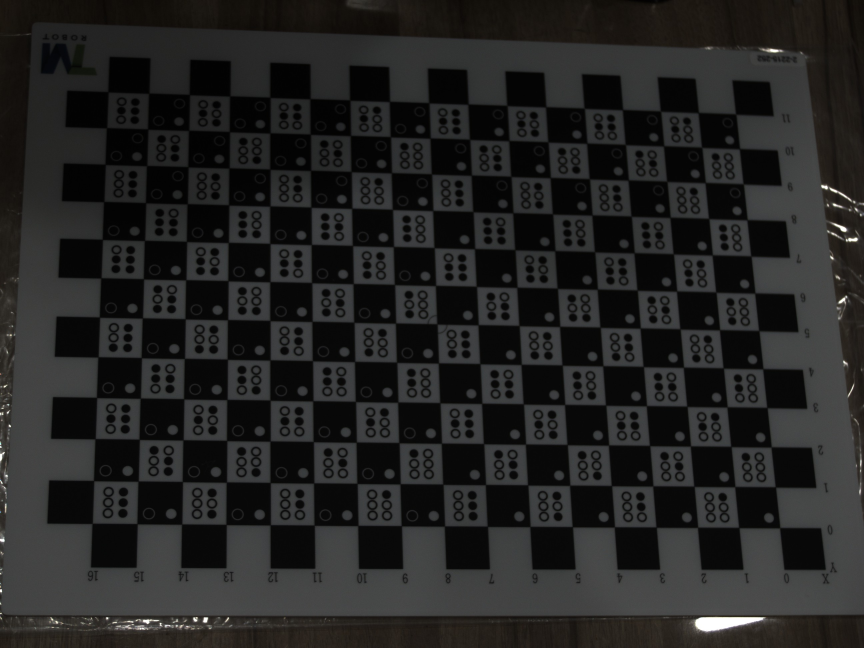
#> input picture Mycode/converted_jpgs/1717.jpg, 2592 x 1944 px, found by its file name (shown at 1/3 size)
$ python singleChessboard.py
#> lines starting #> are read from the running program, lines starting #| are printed output that depends on the picture
import cv2
import numpy as np

# 棋盤格的行列數 (內部角點數，非棋盤格數)
CHECKERBOARD = (17, 12)

# 圖片檔案路徑
image_path = r'C:\\Users\\TSIC\\Documents\\GitHub\\DobotM1Project\\Mycode\\converted_jpgs\\1717.jpg'

# 讀取圖片
img = cv2.imread(image_path)
#> img is the input picture: shape (1944, 2592, 3); mean B, G, R 35.2, 35.9, 36

# 判斷圖片是否讀取成功
if img is None:
    print(f"無法讀取圖片: {image_path}")
else:
    # 列印圖片大小
    print(f"原始圖片大小 (高度, 寬度, 通道數): {img.shape}")
#| 原始圖片大小 (高度, 寬度, 通道數): (1944, 2592, 3)

    # 調整圖片大小到 1920x1080
    resized_img = cv2.resize(img, (1920, 1080))
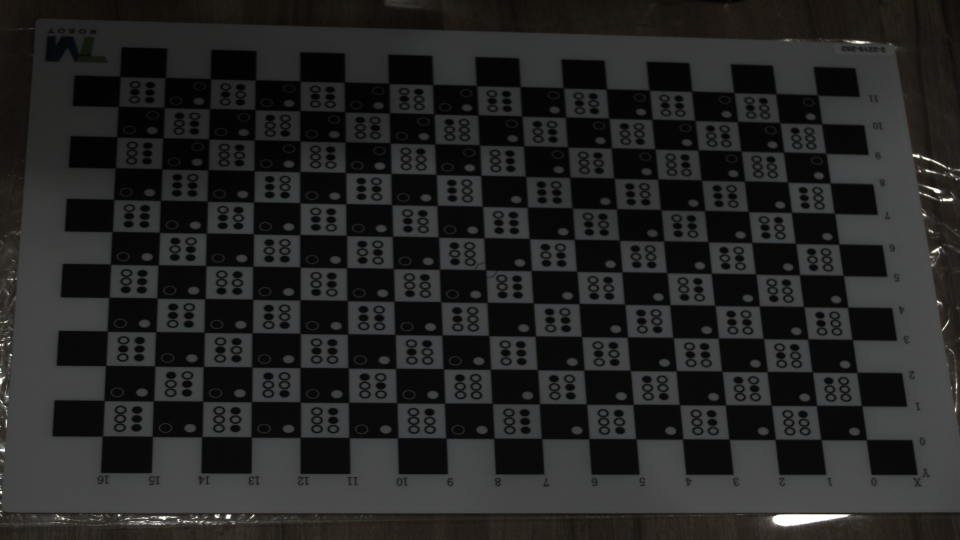
#> resized_img: shape (1080, 1920, 3) (shown at 1/2 size); mean B, G, R 35.1, 35.8, 35.9
    print(f"調整後圖片大小 (高度, 寬度, 通道數): {resized_img.shape}")
#| 調整後圖片大小 (高度, 寬度, 通道數): (1080, 1920, 3)

    # 將調整後的圖片轉為灰階
    gray = cv2.cvtColor(resized_img, cv2.COLOR_BGR2GRAY)

    # 檢測棋盤格角點
    ret, corners = cv2.findChessboardCorners(
        gray, CHECKERBOARD, cv2.CALIB_CB_ADAPTIVE_THRESH + cv2.CALIB_CB_FAST_CHECK + cv2.CALIB_CB_NORMALIZE_IMAGE
    )
#> ret = True; corners = 204 rows, first 8: [1733.7, 879.4], [1642.5, 879.4], [1551.1, 878.7], [1459, 879], [1366.2, 878.2], [1272.6, 878.3], [1178.3, 877.6], [1083.9, 877.5]

    # 如果檢測到角點
    if ret:
        print(f"檢測到棋盤格角點: {image_path}")
        # 繪製角點
        img_with_corners = cv2.drawChessboardCorners(resized_img, CHECKERBOARD, corners, ret)
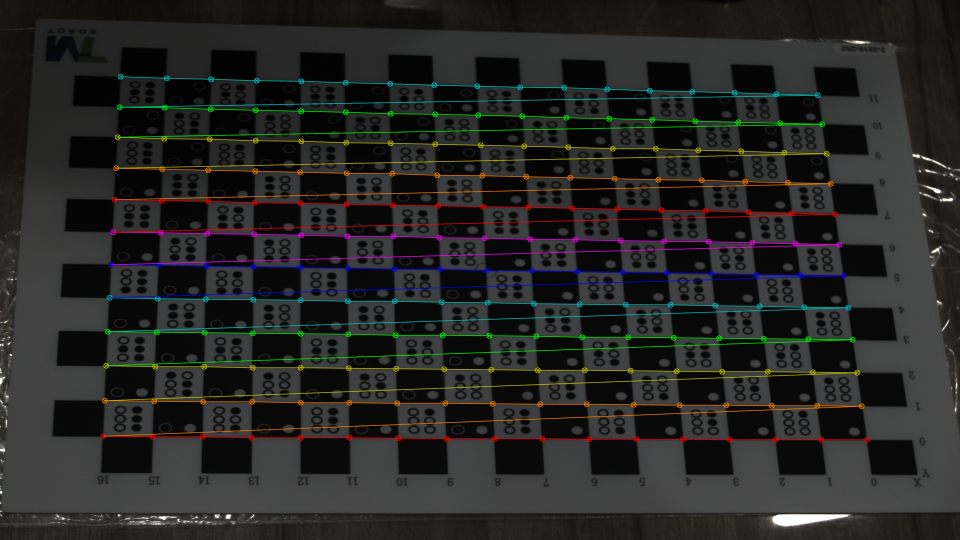
#> img_with_corners: shape (1080, 1920, 3) (shown at 1/2 size); mean B, G, R 36.5, 38.7, 38.9

        # 顯示結果圖片
        cv2.imshow('Chessboard Corners', img_with_corners)
        cv2.waitKey(0)  # 等待按鍵以關閉視窗
        cv2.destroyAllWindows()
    else:
        print(f"未檢測到棋盤格角點: {image_path}")

$ run again, with Mycode/converted_jpgs/1164.jpg copied over Mycode/converted_jpgs/1717.jpg
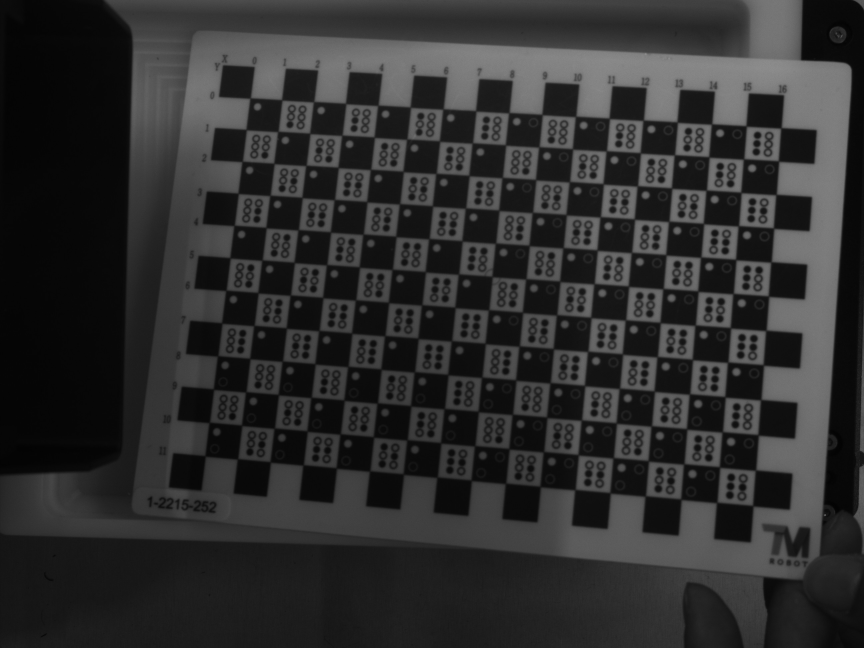
#> input picture Mycode/converted_jpgs/1164.jpg, 2592 x 1944 px, found by its file name (shown at 1/3 size)
#> img is the input picture: shape (1944, 2592, 3); min 2, max 167, mean 46.9
#| 原始圖片大小 (高度, 寬度, 通道數): (1944, 2592, 3)
#> `resized_img = cv2.resize(img, (1920, 1080))`:
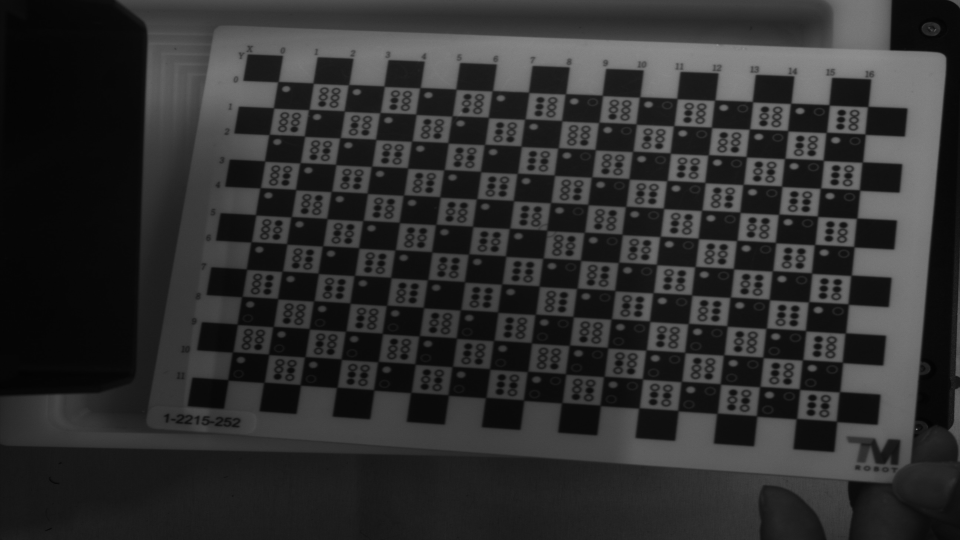
#> resized_img: shape (1080, 1920, 3) (shown at 1/2 size); min 2, max 156, mean 46.8
#| 調整後圖片大小 (高度, 寬度, 通道數): (1080, 1920, 3)
#> ret = True; corners = 204 rows, first 8: [556.4, 163.5], [626.6, 166.6], [697.6, 169.7], [767.9, 172.2], [840.4, 175.7], [912.5, 179], [984, 182.7], [1056.9, 184.6]
#> `img_with_corners = cv2.drawChessboardCorners(resized_img, CHECKERBOARD..`:
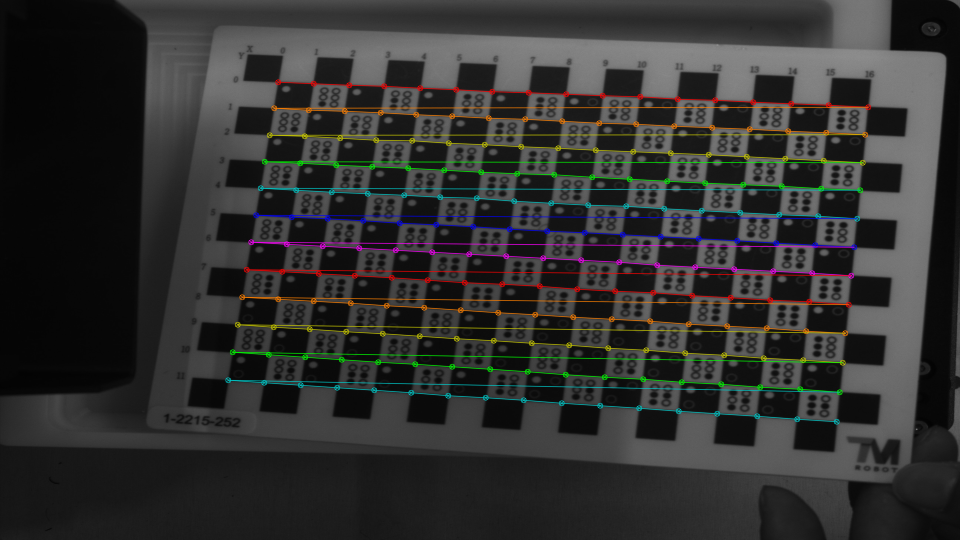
#> img_with_corners: shape (1080, 1920, 3) (shown at 1/2 size); mean B, G, R 47.7, 49, 49

$ run again, with Mycode/converted_jpgs/1276.jpg copied over Mycode/converted_jpgs/1717.jpg
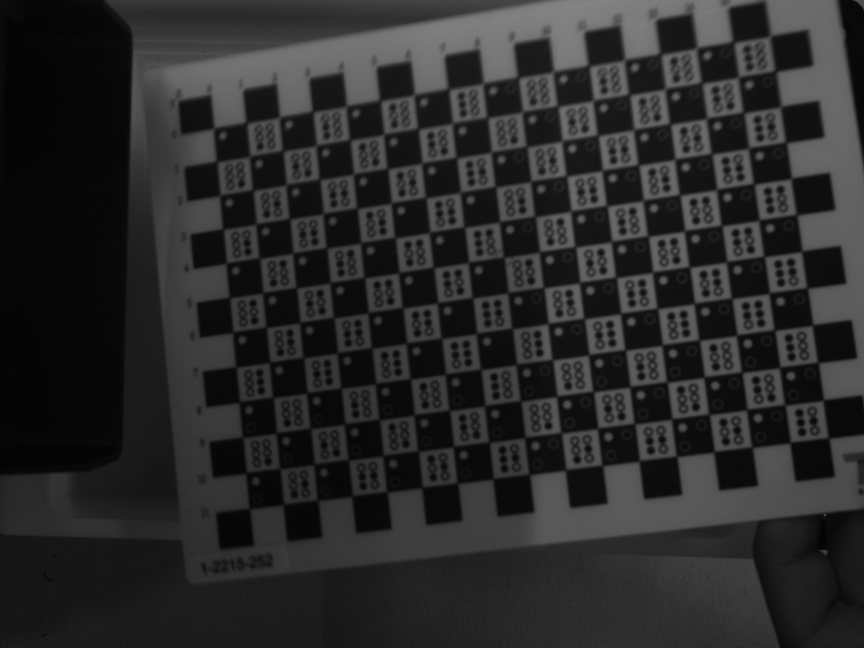
#> input picture Mycode/converted_jpgs/1276.jpg, 2592 x 1944 px, found by its file name (shown at 1/3 size)
#> img is the input picture: shape (1944, 2592, 3); min 2, max 163, mean 42.6
#| 原始圖片大小 (高度, 寬度, 通道數): (1944, 2592, 3)
#> `resized_img = cv2.resize(img, (1920, 1080))`:
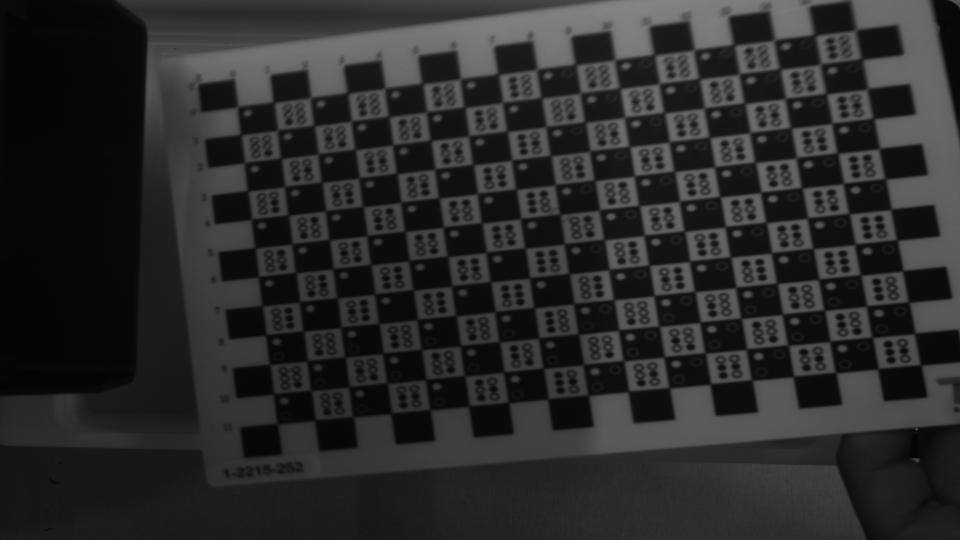
#> resized_img: shape (1080, 1920, 3) (shown at 1/2 size); min 2, max 141, mean 42.5
#| 調整後圖片大小 (高度, 寬度, 通道數): (1080, 1920, 3)
#> ret = True; corners = 204 rows, first 8: [475, 214.5], [548.5, 204.5], [621, 196], [695, 186.5], [770, 177], [845, 167.5], [922, 157.5], [997, 148.5]
#> `img_with_corners = cv2.drawChessboardCorners(resized_img, CHECKERBOARD..`:
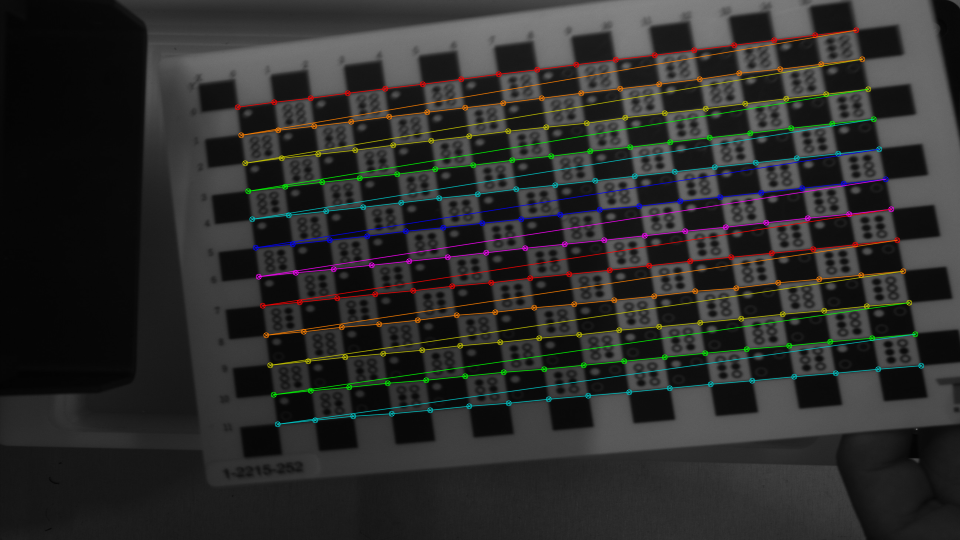
#> img_with_corners: shape (1080, 1920, 3) (shown at 1/2 size); mean B, G, R 43.4, 44.8, 44.8

$ run again, with Mycode/converted_jpgs/1364.jpg copied over Mycode/converted_jpgs/1717.jpg
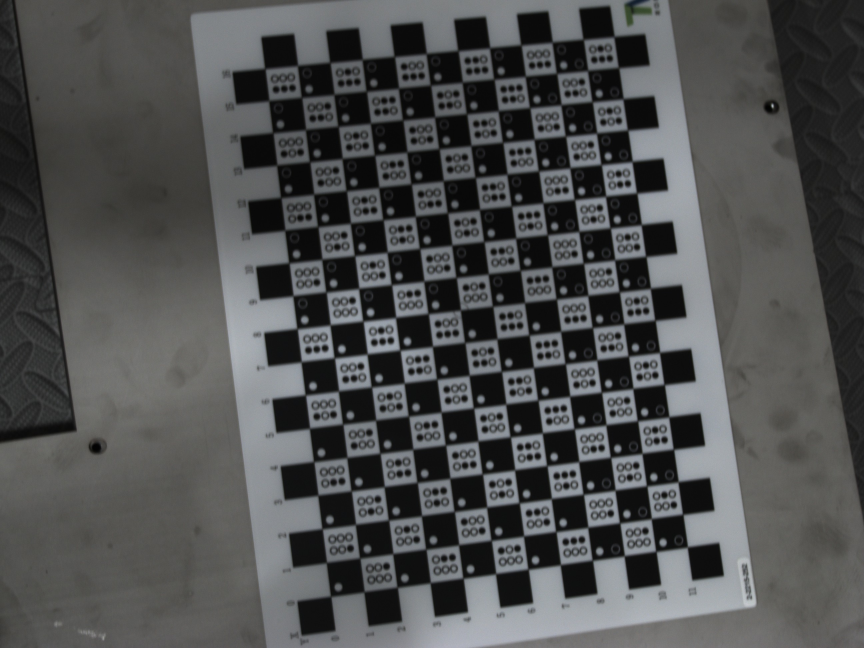
#> input picture Mycode/converted_jpgs/1364.jpg, 2592 x 1944 px, found by its file name (shown at 1/3 size)
#> img is the input picture: shape (1944, 2592, 3); mean B, G, R 79.8, 79.7, 78.5
#| 原始圖片大小 (高度, 寬度, 通道數): (1944, 2592, 3)
#> `resized_img = cv2.resize(img, (1920, 1080))`:
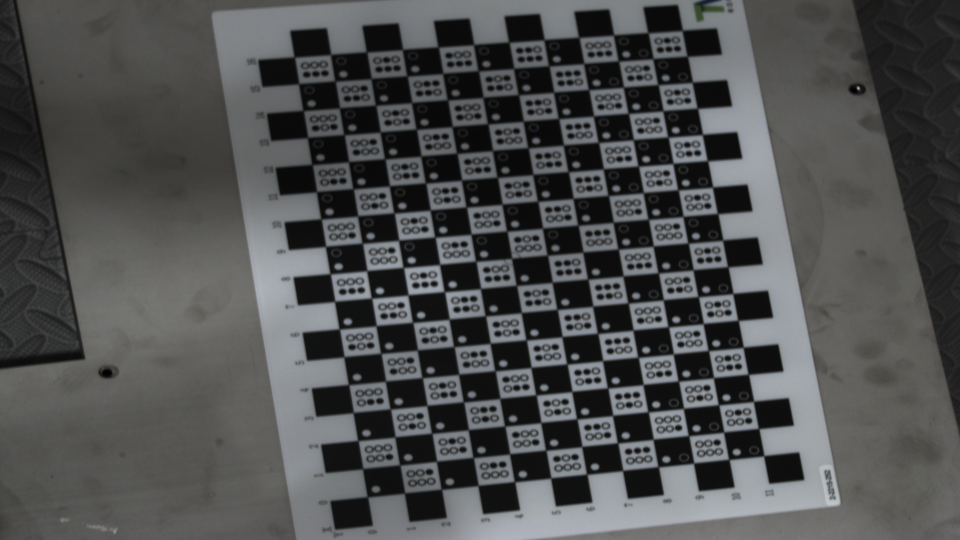
#> resized_img: shape (1080, 1920, 3) (shown at 1/2 size); mean B, G, R 79.7, 79.6, 78.4
#| 調整後圖片大小 (高度, 寬度, 通道數): (1080, 1920, 3)
#> ret = True; corners = 204 rows, first 8: [735, 993.5], [725.5, 938], [716, 881.5], [706, 827.9], [698, 769.5], [688, 714], [680.5, 660.2], [670, 603.5]
#> `img_with_corners = cv2.drawChessboardCorners(resized_img, CHECKERBOARD..`:
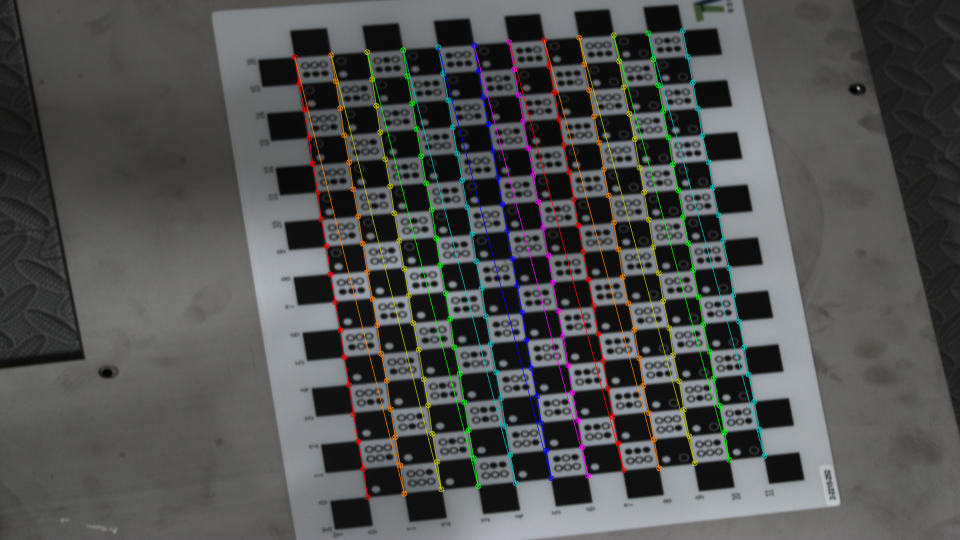
#> img_with_corners: shape (1080, 1920, 3) (shown at 1/2 size); mean B, G, R 80, 80.9, 79.8
